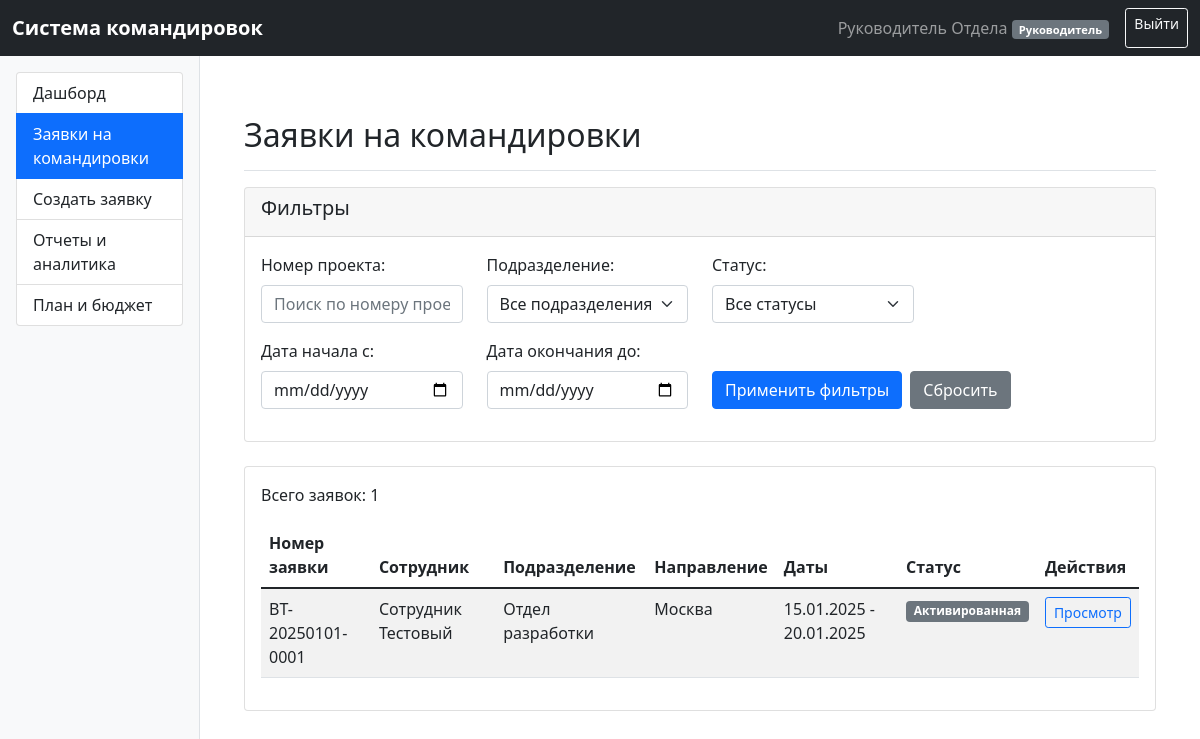
Before: /trips (signed in) with the older database file.
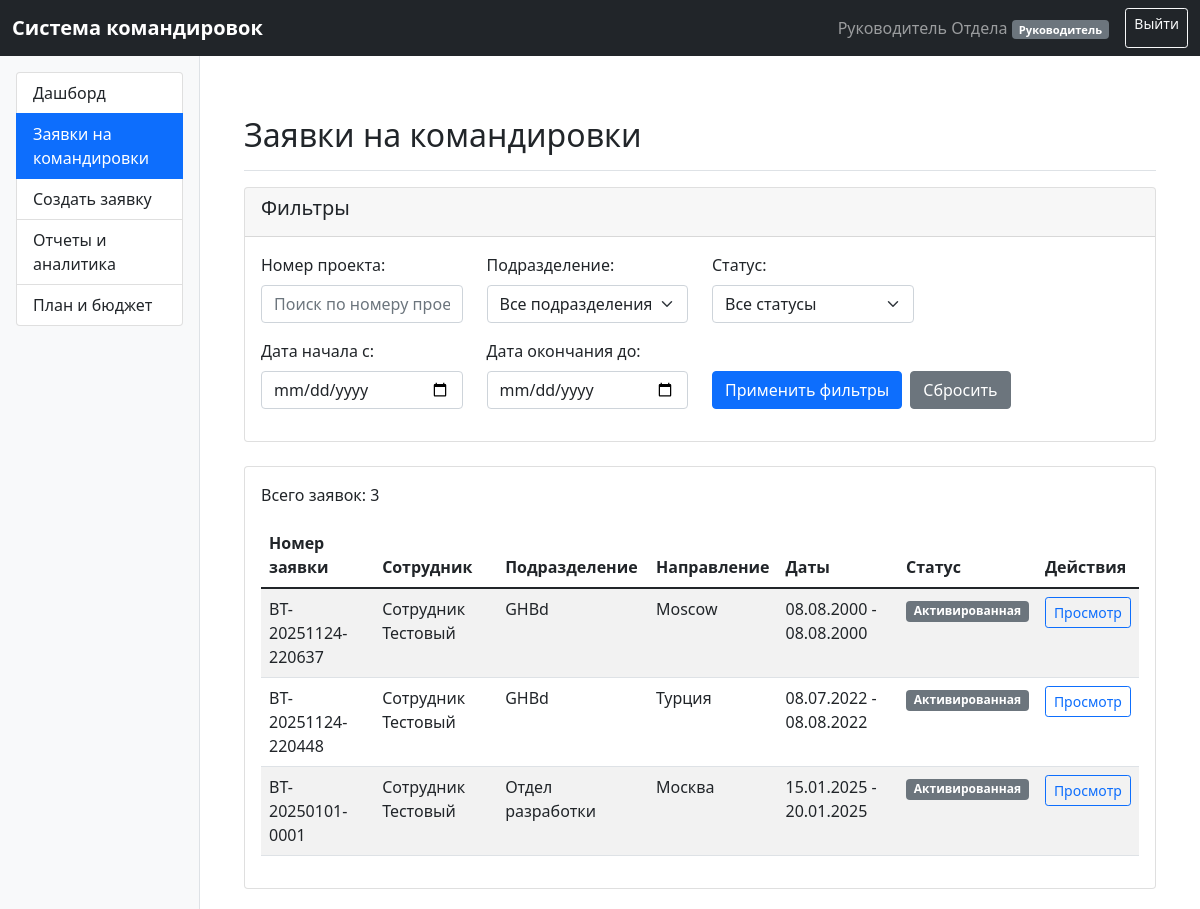
After: the same page with the newer database file.
### app.py (models this page shows)
class BusinessTrip(db.Model):
    __tablename__ = 'business_trip'
    id = db.Column(db.Integer, primary_key=True)
    trip_number = db.Column(db.String(20), unique=True)
    created_date = db.Column(db.DateTime, default=datetime.utcnow)
    status = db.Column(db.String(50), default='Планируемая')
    employee_id = db.Column(db.Integer, db.ForeignKey('user.id'))
    manager_id = db.Column(db.Integer, db.ForeignKey('user.id'))
    department = db.Column(db.String(100))
    start_date = db.Column(db.DateTime)
    end_date = db.Column(db.DateTime)
    duration = db.Column(db.Integer)
    trip_format = db.Column(db.String(20))  # Онлайн/Оффлайн
    destination = db.Column(db.String(200))
    purpose = db.Column(db.String(200))
    project_number = db.Column(db.String(50))
    regularity = db.Column(db.String(50))  # Регулярность
    receiving_party = db.Column(db.String(200))  # Принимающая сторона
    cancellation_reason = db.Column(db.String(200))  # Причина отмены/несогласования
    is_activated = db.Column(db.Boolean, default=False)  # Активирована ли командировка
    approval_date = db.Column(db.DateTime)  # Дата согласования
    approval_request_date = db.Column(db.DateTime)  # Дата запроса на согласование
    estimated_costs = db.Column(db.Float)
    cost_details = db.Column(db.Text)
    over_limit = db.Column(db.Boolean, default=False)
    overrun_approved = db.Column(db.Boolean, default=False)  # Перерасход согласован
    actual_costs = db.Column(db.Float)  # Фактические расходы
    transport_type = db.Column(db.String(50))
    transport_type_return = db.Column(db.String(50))  # Тип транспорта обратно
    departure_city = db.Column(db.String(100))
    arrival_city = db.Column(db.String(100))
    departure_city_return = db.Column(db.String(100))
    arrival_city_return = db.Column(db.String(100))
    departure_date_min = db.Column(db.DateTime)  # Не раньше (туда)
    arrival_date_max = db.Column(db.DateTime)  # Не позже (туда)
    departure_date_min_return = db.Column(db.DateTime)  # Не раньше (обратно)
    arrival_date_max_return = db.Column(db.DateTime)  # Не позже (обратно)
    transfer_to = db.Column(db.String(200))  # Трансфер до
    transfer_from = db.Column(db.String(200))  # Трансфер обратно
    hotel_name = db.Column(db.String(200))
    check_in = db.Column(db.DateTime)
    check_out = db.Column(db.DateTime)
    hotel_rooms = db.Column(db.Integer)  # Количество мест/номеров
    contact_phone = db.Column(db.String(50))  # Контактный телефон
    booking_notes = db.Column(db.Text)  # Дополнительная информация для ТК
    booking_completed = db.Column(db.Boolean, default=False)  # Бронирование выполнено
    booking_overrun_approved = db.Column(db.Boolean, default=False)  # Перерасход по бронированию согласован
    geo_location = db.Column(db.String(200))
    geo_location_date = db.Column(db.DateTime)  # Дата установки геолокации
    report_prepared = db.Column(db.Boolean, default=False)
    report_reviewed = db.Column(db.Boolean, default=False)
    trip_closed = db.Column(db.Boolean, default=False)
    report_overrun_approved = db.Column(db.Boolean, default=False)  # Перерасход в отчете согласован
    procurement_needed = db.Column(db.Boolean, default=False)
    procurement_done = db.Column(db.Boolean, default=False)
    procurement_costs = db.Column(db.Float)
    procurement_details = db.Column(db.Text)  # Детализация задания к закупке
    procurement_report = db.Column(db.Text)  # Отчет по закупке материалов

class User(db.Model):
    __tablename__ = 'user'
    id = db.Column(db.Integer, primary_key=True)
    username = db.Column(db.String(80), unique=True, nullable=False)
    password_hash = db.Column(db.String(120), nullable=False)
    full_name = db.Column(db.String(100), nullable=False)
    role = db.Column(db.String(10), nullable=False)  # A, B (Безопасность), BU (Бухгалтерия), GR, R, S, K, TK, Z
    manager_id = db.Column(db.Integer, db.ForeignKey('user.id'), nullable=True)
    passport_data = db.Column(db.Text)
    department = db.Column(db.String(100))
    manager = db.relationship('User', remote_side=[id], backref='subordinates')
    created_trips = db.relationship('BusinessTrip', backref='employee', foreign_keys='BusinessTrip.employee_id')
    managed_trips = db.relationship('BusinessTrip', backref='manager_rel', foreign_keys='BusinessTrip.manager_id')
    email = db.Column(db.String(100))  # Email для уведомлений

### app.py (the view)
@app.route('/trips')
@login_required
def trips():
    check_and_redirect_overdue_approvals()
    user = User.query.get(session['user_id'])
    if user.role == 'A':  # Администратор
        base_query = BusinessTrip.query
    elif user.role == 'B':  # Отдел безопасности
        base_query = BusinessTrip.query
    elif user.role == 'BU':  # Бухгалтерия
        base_query = BusinessTrip.query
    elif user.role == 'GR':  # Главный руководитель
        base_query = BusinessTrip.query
    elif user.role == 'R':  # Руководитель
        subordinate_ids = [sub.id for sub in user.subordinates]
        base_query = BusinessTrip.query.filter(
            (BusinessTrip.employee_id == user.id) |
            (BusinessTrip.employee_id.in_(subordinate_ids))
        )
    elif user.role == 'S':  # Сотрудник
        base_query = BusinessTrip.query.filter_by(employee_id=user.id)
    elif user.role == 'K':  # Отдел кадров
        base_query = BusinessTrip.query
    elif user.role == 'TK':  # Travel-координатор
        base_query = BusinessTrip.query
    elif user.role == 'Z':  # Отдел закупок
        base_query = BusinessTrip.query.filter_by(procurement_needed=True)
    else:
        base_query = BusinessTrip.query
    project_number = request.args.get('project_number')
    department = request.args.get('department')
    status = request.args.get('status')
    date_from = request.args.get('date_from')
    date_to = request.args.get('date_to')
    employee_id = request.args.get('employee_id')
    if project_number:
        base_query = base_query.filter(BusinessTrip.project_number.contains(project_number))
    if department:
        base_query = base_query.filter(BusinessTrip.department.contains(department))
    if status:
        base_query = base_query.filter(BusinessTrip.status == status)
    if date_from:
        try:
            date_from_obj = datetime.strptime(date_from, '%Y-%m-%d')
            base_query = base_query.filter(BusinessTrip.start_date >= date_from_obj)
        except ValueError:
            pass
    if date_to:
        try:
            date_to_obj = datetime.strptime(date_to, '%Y-%m-%d')
            base_query = base_query.filter(BusinessTrip.end_date <= date_to_obj)
        except ValueError:
            pass
    if employee_id:
        try:
            base_query = base_query.filter(BusinessTrip.employee_id == int(employee_id))
        except ValueError:
            pass
    base_query = base_query.filter(BusinessTrip.is_activated == True)
    trips = base_query.order_by(BusinessTrip.created_date.desc()).all()
    departments = db.session.query(BusinessTrip.department).distinct().all()
    departments = [d[0] for d in departments if d[0]]
    statuses = db.session.query(BusinessTrip.status).distinct().all()
    statuses = [s[0] for s in statuses if s[0]]
    employees = User.query.all() if user.role in ['A', 'B', 'GR'] else []
    return render_template('trips.html', user=user, trips=trips,
                           departments=departments, statuses=statuses, employees=employees,
                           current_filters={'project_number': project_number, 'department': department,
                                            'status': status, 'date_from': date_from, 'date_to': date_to,
                                            'employee_id': employee_id})

### app.py (called while the page is built, shortened)
def login_required(f):
    @wraps(f)
    def decorated_function(*args, **kwargs):
        if 'user_id' not in session:
            return redirect(url_for('login'))
        return f(*args, **kwargs)
    return decorated_function

def check_and_redirect_overdue_approvals():
    now = datetime.utcnow()
    one_working_day = timedelta(days=1)  # Упрощенно: 1 день (можно улучшить для учета выходных)
    overdue_trips = BusinessTrip.query.filter(
        BusinessTrip.status == 'Ожидают согласования',
        BusinessTrip.approval_request_date.isnot(None)
    ).all()

### templates/trips.html (shortened to what the changed rows need)
{% extends "base.html" %}
{% block content %}
    <div class="d-flex justify-content-between flex-wrap flex-md-nowrap align-items-center pt-3 pb-2 mb-3 border-bottom">
        <h1 class="h2">Заявки на командировки</h1>
    </div>
    <div class="card">
        <div class="card-body">
            <p>Всего заявок: {{ trips|length }}</p>
            {% if trips %}
                <div class="table-responsive">
                    <table class="table table-striped table-hover">
                        <thead>
                        <tr>
                            <th>Номер заявки</th>
                            <th>Сотрудник</th>
                            <th>Подразделение</th>
                            <th>Направление</th>
                            <th>Даты</th>
                            <th>Статус</th>
                            <th>Действия</th>
                        </tr>
                        </thead>
                        <tbody>
                        {% for trip in trips %}
                            <tr>
                                <td>{{ trip.trip_number }}</td>
                                <td>{{ trip.employee.full_name }}</td>
                                <td>{{ trip.department or 'Не указано' }}</td>
                                <td>{{ trip.destination or 'Не указано' }}</td>
                                <td>
                                    {% if trip.start_date %}
                                        {{ trip.start_date.strftime('%d.%m.%Y') }} -
                                        {{ trip.end_date.strftime('%d.%m.%Y') }}
                                    {% else %}
                                        Не указано
                                    {% endif %}
                                </td>
                                <td>
                                    <span class="badge bg-{% if trip.status == 'Согласована' %}success{% elif trip.status == 'Ожидают согласования' %}warning{% elif trip.status == 'Отменена' %}danger{% elif trip.status == 'Не согласована' %}danger{% else %}secondary{% endif %}">
                                        {{ trip.status }}
                                    </span>
                                </td>
                                <td>
                                    <a href="{{ url_for('trip_detail', trip_id=trip.id) }}"
                                       class="btn btn-sm btn-outline-primary">Просмотр</a>
                                </td>
                            </tr>
                        {% endfor %}
                        </tbody>
                    </table>
                </div>
            {% else %}
                <p>Нет заявок на командировки</p>
            {% endif %}
        </div>
    </div>
{% endblock %}

Changed rows visible on the page:
added BusinessTrip: trip_number "BT-20251124-220637", employee.full_name "Сотрудник Тестовый", department "GHBd", destination "Moscow", start_date "08.08.2000", end_date "08.08.2000", status "Активированная"
added BusinessTrip: trip_number "BT-20251124-220448", employee.full_name "Сотрудник Тестовый", department "GHBd", destination "Турция", start_date "08.07.2022", end_date "08.08.2022", status "Активированная"
Other visible differences:
{{ trips|length }}: "1" → "3"
